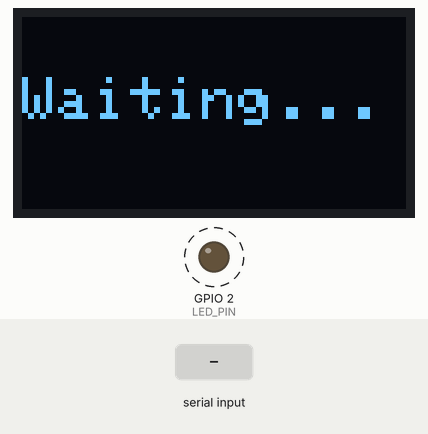
Recording of a sketch running on a simulated ESP32. Parts: 128×64 one-colour display, output pins drawn as LEDs (lit = HIGH). Dashed ring = blinking. The inputs (shaded band) are chosen by the test bench. What the sketch prints to the serial monitor is not drawn.

Above: at 1.26 s.
1.3 s: "1\n" received over Serial
Timing chart, 0 to 10.3 s (numbered marks = the images above; inputs shaded):
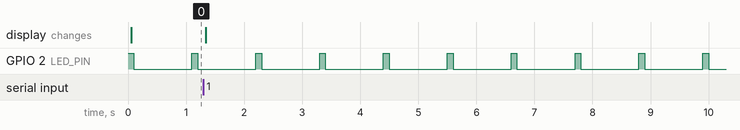

Measured:
- by itself, GPIO 2 (LED_PIN): alternates HIGH for 0.10 s and LOW for 1.0 s

The sketch:

sketch.ino
```cpp
#include <Arduino.h>
#include <Wire.h>
#include <Adafruit_GFX.h>
#include <Adafruit_SSD1306.h>
#include <ArduinoJson.h>

#define LED_PIN 2   // change to 13 / 15 / whatever your LED is wired to
#define SCREEN_WIDTH 128
#define SCREEN_HEIGHT 64

Adafruit_SSD1306 display(SCREEN_WIDTH, SCREEN_HEIGHT, &Wire, -1);

// RTOS Handles
QueueHandle_t commandQueue;
TaskHandle_t t_Input;
TaskHandle_t t_Display;
TaskHandle_t t_Blink;

// Shared Global Variable
volatile int currentDelay = 1000; // Default 1 second blink

// Data Structure for the Queue
struct Command {
  char text[20];
  int blinkRate;
};

// ==========================================
// TASK 1: THE HEART (Blink LED)
// ==========================================
void HeartTask(void *pvParameters) {
  pinMode(LED_PIN, OUTPUT);

  for (;;) {
    digitalWrite(LED_PIN, HIGH);
    vTaskDelay(pdMS_TO_TICKS(100));   // ON for 100ms

    digitalWrite(LED_PIN, LOW);
    vTaskDelay(pdMS_TO_TICKS(currentDelay));
  }
}


// ==========================================
// TASK 2: THE EAR (Serial Input)
// ==========================================
void InputTask(void *pvParameters) {
  Serial.begin(115200);

  for (;;) {
    if (Serial.available() > 0) {
      String input = Serial.readStringUntil('\n');
      input.trim();

      StaticJsonDocument<200> doc;
      DeserializationError error = deserializeJson(doc, input);

      if (!error) {
        Command cmd;

        // Extract JSON fields
        strlcpy(cmd.text, doc["msg"] | "", sizeof(cmd.text));
        cmd.blinkRate = doc["delay"] | currentDelay;

        // Send command to queue
        xQueueSend(commandQueue, &cmd, portMAX_DELAY);

        Serial.println("Command sent to queue!");
      } else {
        Serial.println("JSON Error");
      }
    }
    vTaskDelay(50 / portTICK_PERIOD_MS);
  }
}

// ==========================================
// TASK 3: THE FACE (OLED Display)
// ==========================================
void DisplayTask(void *pvParameters) {
  Command receivedCmd;

  if (!display.begin(SSD1306_SWITCHCAPVCC, 0x3C)) {
    for (;;);
  }

  display.clearDisplay();
  display.setTextSize(2);
  display.setTextColor(SSD1306_WHITE);
  display.setCursor(0, 20);
  display.println("Waiting...");
  display.display();

  for (;;) {
    if (xQueueReceive(commandQueue, &receivedCmd, portMAX_DELAY)) {

      // Update heartbeat delay
      currentDelay = receivedCmd.blinkRate;

      // Update OLED
      display.clearDisplay();
      display.setCursor(0, 20);
      display.println(receivedCmd.text);
      display.display();

      Serial.println("Screen Updated.");
    }
  }
}

// ==========================================
// SETUP
// ==========================================
void setup() {
  // Create Queue
  commandQueue = xQueueCreate(5, sizeof(Command));

  // Create Tasks
  xTaskCreate(HeartTask, "Heart", 2048, NULL, 1, &t_Blink);
  xTaskCreate(InputTask, "Input", 4096, NULL, 2, &t_Input);
  xTaskCreate(DisplayTask, "Display", 4096, NULL, 2, &t_Display);
}

void loop() {}
```
